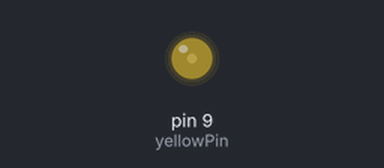
A sketch run on a simulated Arduino Uno, built with avr-gcc and run on an emulated ATmega328P. On the bench: output pins drawn as LEDs (lit = HIGH).

Above: at 0.05 s.
At 1.25 s:
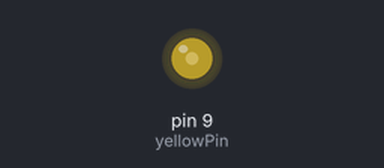
At 2.5 s:
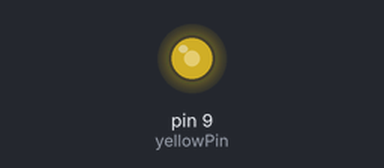
At 5.0 s:
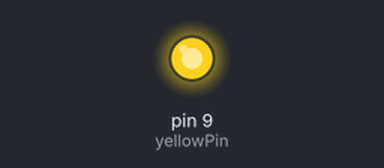
Timing chart, 0 to 6.5 s (numbered marks = the images above):
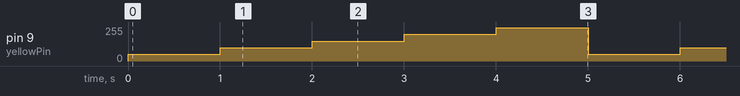

Measured:
- by itself, pin 9 (yellowPin): repeats every 5.0 s: 100/255 1.0 s, 150/255 1.0 s, 200/255 1.0 s, 250/255 1.0 s, 50/255 1.0 s

The sketch:

analogCommand.ino
```cpp
int yellowPin = 9;
int bright_1 = 50;
int bright_2 = 100;
int bright_3 = 150;
int bright_4 = 200;
int bright_5 = 250;

// the setup function runs once when you press reset or power the board
void setup() {
  // initialize digital pin LED_BUILTIN as an output.
  pinMode(yellowPin, OUTPUT);
}

// the loop function runs over and over again forever
void loop() {
  analogWrite(yellowPin, bright_1);
  delay(1000);
  analogWrite(yellowPin, bright_2);
  delay(1000);
  analogWrite(yellowPin, bright_3);
  delay(1000);
  analogWrite(yellowPin, bright_4);
  delay(1000);
  analogWrite(yellowPin, bright_5);
  delay(1000);
}
```
